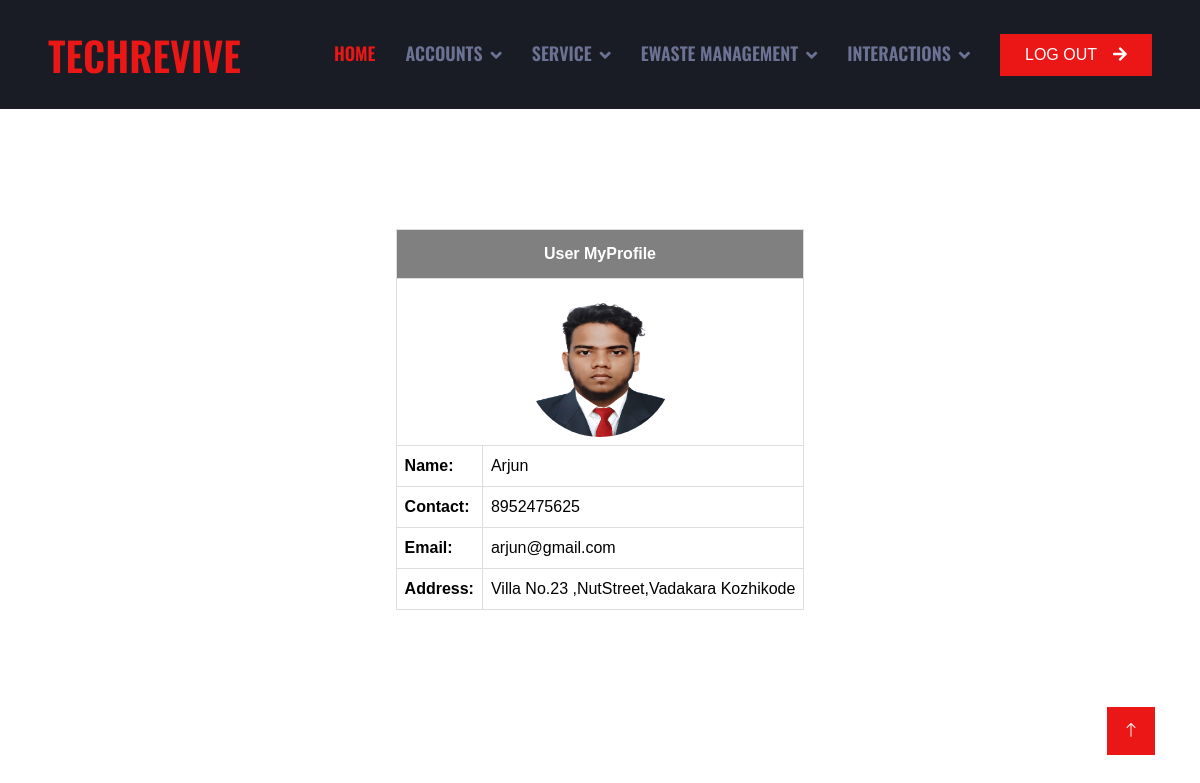
Screenshot of /User/userprofile/ (signed in) with the database file from the repository.
### Guest/models.py (models this page shows)
class User(models.Model):
    user_name=models.CharField(max_length=50)
    user_gender=models.CharField(max_length=50)
    user_contact=models.CharField(max_length=50)
    user_email=models.CharField(max_length=50)
    user_photo=models.FileField(upload_to='UserDocs/')
    user_proof=models.FileField(upload_to='UserDocs/')
    user_password=models.CharField(max_length=50)
    user_address=models.CharField(max_length=100)
    place=models.ForeignKey('Admin.Place',on_delete=models.CASCADE)

### User/views.py (the view)
# urls.py: path('userprofile/', views.UserMyProfile,name="userprofile"),
def UserMyProfile(request):
    if 'uid' in request.session:
        user=User.objects.get(id=request.session["uid"])
        return render(request,"User/UserMyProfile.html",{'data':user})
    else:
        return redirect('guest:Home')

### User/Templates/User/UserMyProfile.html (shortened to what this page needs)
{% extends 'User/Head.html' %}
{% load static %}
{% block content %}
<!DOCTYPE html>
<html lang="en">
<head>
</head>
<body>
    <div id="tab">
    <br>
    <br>
    <br>
    <br>
    <br>
    <table border="1" align="center" cellpadding="10" style="border-collapse: collapse;" bgcolor="white">
        <tr>
            <th colspan="4"><center>User MyProfile</center></th>
        </tr>
        <tr>
            <td align="center" colspan="2"><img src="{{data.user_photo.url}}" width="150" height="150"  style="border-radius: 75px;"></td>
        </tr>
        <tr>
            <td><b>Name:</b></td>
            <td>{{data.user_name}}</td>
        </tr>
        <tr>
            <td><b>Contact:</b></td>
            <td>{{data.user_contact}}</td>
        </tr>
        <tr>
            <td><b>Email:</b></td>
            <td>{{data.user_email}}</td>
        </tr>
        <tr >
            <td><b>Address:</b></td>
            <td>{{data.user_address}}</td>
        </tr>
    </table>
    </div>
</body>
</html>
{% endblock content %}

### Guest/static/Main/css/style.css (style rules this page uses)
:root { --primary: #EB1616; --secondary: #191C24; --light: #6C7293; --dark: #000000; }

### Guest/static/form.css (style rules this page uses)
#tab { font-family: "Trebuchet MS", Arial, Helvetica, sans-serif; border-collapse: collapse; width: 100%; }
#tab td, #tab th { border: 1px solid #ddd; padding: 8px; color: black; }
#tab th { padding-top: 12px; padding-bottom: 12px; text-align: left; background-color: gray; color: white; }

### rows the page displays
User: user_photo (picture), user_name "Arjun", user_contact "8952475625", user_email "arjun@gmail.com", user_address "Villa No.23 ,NutStreet,Vadakara Kozhikode"
